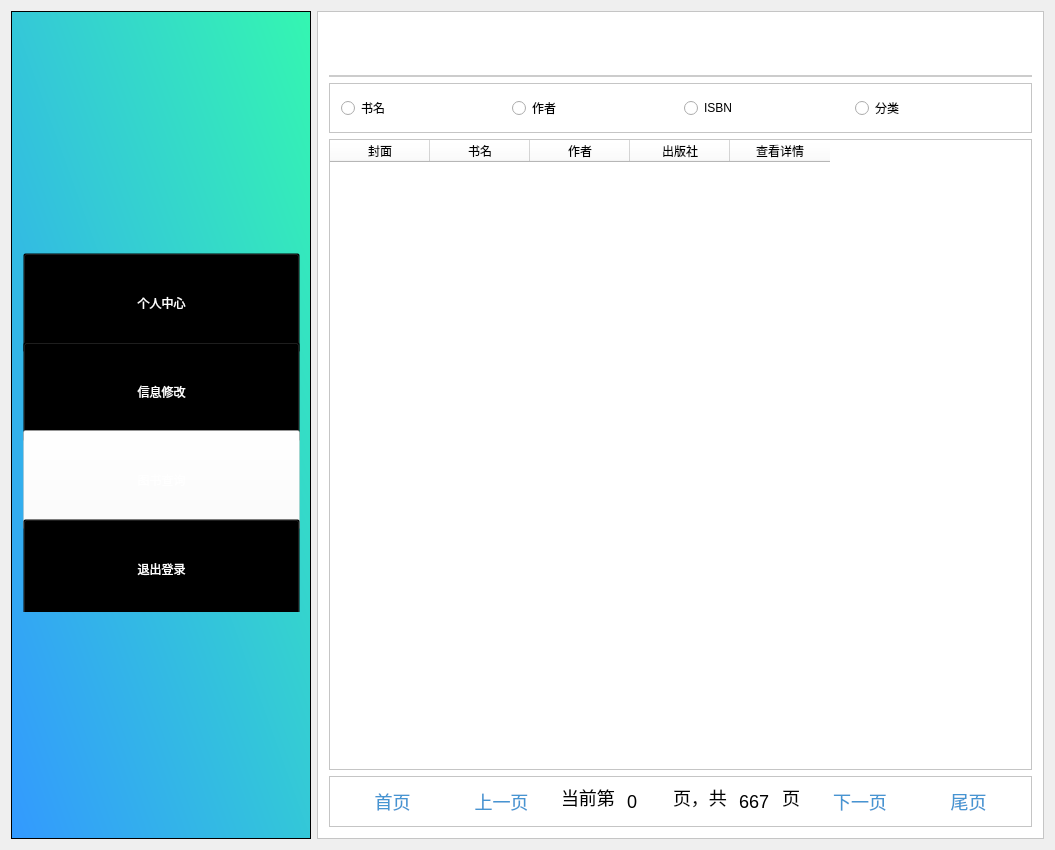
<?xml version="1.0" encoding="UTF-8"?>
<ui version="4.0">
 <class>student_searchBook</class>
 <widget class="QWidget" name="student_searchBook">
  <property name="geometry">
   <rect>
    <x>0</x>
    <y>0</y>
    <width>1055</width>
    <height>850</height>
   </rect>
  </property>
  <property name="windowTitle">
   <string>student_searchBook</string>
  </property>
  <layout class="QHBoxLayout" name="horizontalLayout">
   <item>
    <widget class="QFrame" name="frame">
     <property name="sizePolicy">
      <sizepolicy hsizetype="Fixed" vsizetype="Expanding">
       <horstretch>0</horstretch>
       <verstretch>0</verstretch>
      </sizepolicy>
     </property>
     <property name="minimumSize">
      <size>
       <width>300</width>
       <height>700</height>
      </size>
     </property>
     <property name="styleSheet">
      <string notr="true">
background-color: qlineargradient(spread:pad, x1:0, y1:1, x2:1, y2:0, stop:0 rgba(51, 153, 255,1), stop:1 rgba(52, 246, 177,1));</string>
     </property>
     <property name="frameShape">
      <enum>QFrame::StyledPanel</enum>
     </property>
     <property name="frameShadow">
      <enum>QFrame::Raised</enum>
     </property>
     <widget class="QFrame" name="frame_2">
      <property name="geometry">
       <rect>
        <x>70</x>
        <y>30</y>
        <width>171</width>
        <height>176</height>
       </rect>
      </property>
      <property name="minimumSize">
       <size>
        <width>0</width>
        <height>0</height>
       </size>
      </property>
      <property name="baseSize">
       <size>
        <width>0</width>
        <height>100</height>
       </size>
      </property>
      <property name="styleSheet">
       <string notr="true">image: url(:/Library/images/logo2.png);
background:transparent;</string>
      </property>
      <property name="frameShape">
       <enum>QFrame::StyledPanel</enum>
      </property>
      <property name="frameShadow">
       <enum>QFrame::Raised</enum>
      </property>
     </widget>
     <widget class="QFrame" name="frame_8">
      <property name="geometry">
       <rect>
        <x>0</x>
        <y>230</y>
        <width>301</width>
        <height>371</height>
       </rect>
      </property>
      <property name="styleSheet">
       <string notr="true">background:transparent;</string>
      </property>
      <property name="frameShape">
       <enum>QFrame::StyledPanel</enum>
      </property>
      <property name="frameShadow">
       <enum>QFrame::Raised</enum>
      </property>
      <layout class="QVBoxLayout" name="verticalLayout_6">
       <item>
        <layout class="QVBoxLayout" name="verticalLayout">
         <property name="spacing">
          <number>7</number>
         </property>
         <property name="sizeConstraint">
          <enum>QLayout::SetDefaultConstraint</enum>
         </property>
         <item>
          <widget class="QPushButton" name="btnPersonal">
           <property name="minimumSize">
            <size>
             <width>0</width>
             <height>100</height>
            </size>
           </property>
           <property name="styleSheet">
            <string notr="true">font: 12pt &quot;微软雅黑&quot;;
color:white;
background:transparent;</string>
           </property>
           <property name="text">
            <string>个人中心</string>
           </property>
          </widget>
         </item>
         <item>
          <widget class="QPushButton" name="btnInformationchange">
           <property name="minimumSize">
            <size>
             <width>0</width>
             <height>100</height>
            </size>
           </property>
           <property name="styleSheet">
            <string notr="true">font: 12pt &quot;微软雅黑&quot;;
color:white;
background:transparent;</string>
           </property>
           <property name="text">
            <string>信息修改</string>
           </property>
          </widget>
         </item>
         <item>
          <widget class="QPushButton" name="btnSearchbook">
           <property name="minimumSize">
            <size>
             <width>0</width>
             <height>100</height>
            </size>
           </property>
           <property name="styleSheet">
            <string notr="true">font: 12pt &quot;微软雅黑&quot;;
color:white;
background:transparent;
background-color:rgba(255,255,255,0.4);
</string>
           </property>
           <property name="text">
            <string>图书查询</string>
           </property>
          </widget>
         </item>
         <item>
          <widget class="QPushButton" name="btnLogout">
           <property name="minimumSize">
            <size>
             <width>0</width>
             <height>100</height>
            </size>
           </property>
           <property name="styleSheet">
            <string notr="true">font: 12pt &quot;微软雅黑&quot;;
color:white;
background:transparent;</string>
           </property>
           <property name="text">
            <string>退出登录</string>
           </property>
          </widget>
         </item>
        </layout>
       </item>
      </layout>
     </widget>
    </widget>
   </item>
   <item>
    <widget class="QFrame" name="frame_3">
     <property name="styleSheet">
      <string notr="true">background:white;</string>
     </property>
     <property name="frameShape">
      <enum>QFrame::StyledPanel</enum>
     </property>
     <property name="frameShadow">
      <enum>QFrame::Raised</enum>
     </property>
     <layout class="QVBoxLayout" name="verticalLayout_2">
      <item>
       <widget class="QFrame" name="frame_4">
        <property name="sizePolicy">
         <sizepolicy hsizetype="Preferred" vsizetype="Fixed">
          <horstretch>0</horstretch>
          <verstretch>4</verstretch>
         </sizepolicy>
        </property>
        <property name="styleSheet">
         <string notr="true">border:2px solid #cccccc;
border-top:0px;
border-left:0px;
border-right:0px;</string>
        </property>
        <property name="frameShape">
         <enum>QFrame::StyledPanel</enum>
        </property>
        <property name="frameShadow">
         <enum>QFrame::Raised</enum>
        </property>
        <layout class="QGridLayout" name="gridLayout">
         <item row="0" column="1">
          <widget class="QPushButton" name="btnSearch">
           <property name="minimumSize">
            <size>
             <width>0</width>
             <height>30</height>
            </size>
           </property>
           <property name="styleSheet">
            <string notr="true">color:#4695d2;
image: url(:/Library/images/search.png);
border:none;
font-size:18px;</string>
           </property>
           <property name="text">
            <string/>
           </property>
          </widget>
         </item>
         <item row="0" column="0">
          <widget class="QTextEdit" name="txtSearch">
           <property name="sizePolicy">
            <sizepolicy hsizetype="Expanding" vsizetype="Maximum">
             <horstretch>0</horstretch>
             <verstretch>100</verstretch>
            </sizepolicy>
           </property>
           <property name="maximumSize">
            <size>
             <width>16777215</width>
             <height>30</height>
            </size>
           </property>
           <property name="styleSheet">
            <string notr="true">color:#4695d2;
border:none;
font-size:18px;</string>
           </property>
          </widget>
         </item>
        </layout>
       </widget>
      </item>
      <item>
       <widget class="QFrame" name="frame_6">
        <property name="maximumSize">
         <size>
          <width>16777215</width>
          <height>50</height>
         </size>
        </property>
        <property name="frameShape">
         <enum>QFrame::StyledPanel</enum>
        </property>
        <property name="frameShadow">
         <enum>QFrame::Raised</enum>
        </property>
        <layout class="QHBoxLayout" name="horizontalLayout_4">
         <item>
          <widget class="QRadioButton" name="radioName">
           <property name="text">
            <string>书名</string>
           </property>
          </widget>
         </item>
         <item>
          <widget class="QRadioButton" name="radioAuthor">
           <property name="text">
            <string>作者</string>
           </property>
          </widget>
         </item>
         <item>
          <widget class="QRadioButton" name="radioISBN">
           <property name="text">
            <string>ISBN</string>
           </property>
          </widget>
         </item>
         <item>
          <widget class="QRadioButton" name="radioClassify">
           <property name="text">
            <string>分类</string>
           </property>
          </widget>
         </item>
        </layout>
       </widget>
      </item>
      <item>
       <widget class="QTableWidget" name="tableWidget">
        <property name="sizePolicy">
         <sizepolicy hsizetype="Preferred" vsizetype="Preferred">
          <horstretch>0</horstretch>
          <verstretch>0</verstretch>
         </sizepolicy>
        </property>
        <column>
         <property name="text">
          <string>封面</string>
         </property>
        </column>
        <column>
         <property name="text">
          <string>书名</string>
         </property>
        </column>
        <column>
         <property name="text">
          <string>作者</string>
         </property>
        </column>
        <column>
         <property name="text">
          <string>出版社</string>
         </property>
        </column>
        <column>
         <property name="text">
          <string>查看详情</string>
         </property>
        </column>
       </widget>
      </item>
      <item>
       <widget class="QFrame" name="frame_5">
        <property name="sizePolicy">
         <sizepolicy hsizetype="Preferred" vsizetype="Fixed">
          <horstretch>0</horstretch>
          <verstretch>0</verstretch>
         </sizepolicy>
        </property>
        <property name="frameShape">
         <enum>QFrame::StyledPanel</enum>
        </property>
        <property name="frameShadow">
         <enum>QFrame::Raised</enum>
        </property>
        <layout class="QHBoxLayout" name="horizontalLayout_2">
         <item>
          <widget class="QPushButton" name="btnFirstPage">
           <property name="sizePolicy">
            <sizepolicy hsizetype="Preferred" vsizetype="Fixed">
             <horstretch>0</horstretch>
             <verstretch>0</verstretch>
            </sizepolicy>
           </property>
           <property name="styleSheet">
            <string notr="true">color:#4695d2;
border:none;
font-size:18px;</string>
           </property>
           <property name="text">
            <string>首页</string>
           </property>
          </widget>
         </item>
         <item>
          <widget class="QPushButton" name="btnLastPage">
           <property name="sizePolicy">
            <sizepolicy hsizetype="Preferred" vsizetype="Fixed">
             <horstretch>0</horstretch>
             <verstretch>0</verstretch>
            </sizepolicy>
           </property>
           <property name="styleSheet">
            <string notr="true">color:#4695d2;
border:none;
font-size:18px;</string>
           </property>
           <property name="text">
            <string>上一页</string>
           </property>
          </widget>
         </item>
         <item>
          <layout class="QHBoxLayout" name="horizontalLayout_3">
           <property name="spacing">
            <number>6</number>
           </property>
           <item>
            <widget class="QLineEdit" name="lineEdit_4">
             <property name="sizePolicy">
              <sizepolicy hsizetype="Maximum" vsizetype="Preferred">
               <horstretch>0</horstretch>
               <verstretch>0</verstretch>
              </sizepolicy>
             </property>
             <property name="maximumSize">
              <size>
               <width>60</width>
               <height>16777215</height>
              </size>
             </property>
             <property name="styleSheet">
              <string notr="true">border:none;
font-size:18px;</string>
             </property>
             <property name="text">
              <string>当前第</string>
             </property>
             <property name="readOnly">
              <bool>true</bool>
             </property>
            </widget>
           </item>
           <item>
            <widget class="QLineEdit" name="etIndexPage">
             <property name="sizePolicy">
              <sizepolicy hsizetype="Maximum" vsizetype="Preferred">
               <horstretch>0</horstretch>
               <verstretch>0</verstretch>
              </sizepolicy>
             </property>
             <property name="maximumSize">
              <size>
               <width>40</width>
               <height>16777215</height>
              </size>
             </property>
             <property name="styleSheet">
              <string notr="true">border:none;
font-size:18px;</string>
             </property>
             <property name="text">
              <string>0</string>
             </property>
             <property name="readOnly">
              <bool>true</bool>
             </property>
            </widget>
           </item>
           <item>
            <widget class="QLineEdit" name="lineEdit_2">
             <property name="sizePolicy">
              <sizepolicy hsizetype="Maximum" vsizetype="Preferred">
               <horstretch>0</horstretch>
               <verstretch>0</verstretch>
              </sizepolicy>
             </property>
             <property name="maximumSize">
              <size>
               <width>60</width>
               <height>16777215</height>
              </size>
             </property>
             <property name="styleSheet">
              <string notr="true">border:none;
font-size:18px;</string>
             </property>
             <property name="text">
              <string>页，共</string>
             </property>
             <property name="readOnly">
              <bool>true</bool>
             </property>
            </widget>
           </item>
           <item>
            <widget class="QLineEdit" name="etCountPage">
             <property name="sizePolicy">
              <sizepolicy hsizetype="Maximum" vsizetype="Preferred">
               <horstretch>0</horstretch>
               <verstretch>0</verstretch>
              </sizepolicy>
             </property>
             <property name="maximumSize">
              <size>
               <width>40</width>
               <height>16777215</height>
              </size>
             </property>
             <property name="styleSheet">
              <string notr="true">border:none;
font-size:18px;
</string>
             </property>
             <property name="text">
              <string>667</string>
             </property>
             <property name="readOnly">
              <bool>true</bool>
             </property>
            </widget>
           </item>
           <item>
            <widget class="QLineEdit" name="lineEdit">
             <property name="sizePolicy">
              <sizepolicy hsizetype="Maximum" vsizetype="Preferred">
               <horstretch>0</horstretch>
               <verstretch>0</verstretch>
              </sizepolicy>
             </property>
             <property name="maximumSize">
              <size>
               <width>20</width>
               <height>16777215</height>
              </size>
             </property>
             <property name="styleSheet">
              <string notr="true">border:none;
font-size:18px;</string>
             </property>
             <property name="text">
              <string>页</string>
             </property>
             <property name="readOnly">
              <bool>true</bool>
             </property>
            </widget>
           </item>
          </layout>
         </item>
         <item>
          <widget class="QPushButton" name="btnNextPage">
           <property name="sizePolicy">
            <sizepolicy hsizetype="Preferred" vsizetype="Fixed">
             <horstretch>0</horstretch>
             <verstretch>0</verstretch>
            </sizepolicy>
           </property>
           <property name="styleSheet">
            <string notr="true">color:#4695d2;
border:none;
font-size:18px;</string>
           </property>
           <property name="text">
            <string>下一页</string>
           </property>
          </widget>
         </item>
         <item>
          <widget class="QPushButton" name="btnTheLast">
           <property name="sizePolicy">
            <sizepolicy hsizetype="Preferred" vsizetype="Fixed">
             <horstretch>0</horstretch>
             <verstretch>0</verstretch>
            </sizepolicy>
           </property>
           <property name="styleSheet">
            <string notr="true">color:#4695d2;
border:none;
font-size:18px;</string>
           </property>
           <property name="text">
            <string>尾页</string>
           </property>
          </widget>
         </item>
        </layout>
       </widget>
      </item>
     </layout>
    </widget>
   </item>
  </layout>
 </widget>
 <layoutdefault spacing="6" margin="11"/>
 <resources>
  <include location="library.qrc"/>
 </resources>
 <connections/>
</ui>
